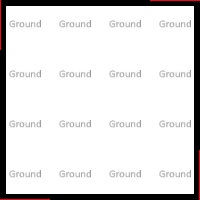

The image is a tile-based game level rendered from a .tmx file. Its description and complete source (layers, tilesets, objects, tile grids) follow:
An orthogonal 4x4 tile map with 50x50 px tiles, 2 tile layers (Ground, Walls), 1 hidden layer not drawn, 2 tilesets and 18 objects (6x Marteau, 5x Engrenage, 3x Molette).

<map version="1.5" tiledversion="1.7.2" orientation="orthogonal" renderorder="left-up" compressionlevel="0" width="4" height="4" tilewidth="50" tileheight="50" infinite="0" nextlayerid="29" nextobjectid="133">
 <properties>
  <property name="NoAgents" type="bool" value="false" />
  <property name="NoSpawning" type="bool" value="false" />
 </properties>
 <tileset firstgid="1" source="../../_Tiled/Master.tsx" />
 <tileset firstgid="34" source="../../_Tiled/Deco.tsx" />
 <group id="5" name="Floor 0">
  <properties>
   <property name="Height" type="float" value="2.5" />
  </properties>
  <layer id="1" name="Ground" width="4" height="4">
   <properties>
    <property name="Materials" value="[ground]" />
    <property name="Walkable" type="bool" value="true" />
   </properties>
   <data encoding="csv">
4,4,4,4,
4,4,4,4,
4,4,4,4,
4,4,4,4
</data>
  </layer>
  <layer id="28" name="Ceiling" width="4" height="4" visible="0">
   <properties>
    <property name="AtCeiling" type="bool" value="true" />
    <property name="Materials" value="[ceiling]" />
   </properties>
   <data encoding="csv">
3,3,3,3,
3,3,3,3,
3,3,3,3,
3,3,3,3
</data>
  </layer>
  <layer id="3" name="Walls" width="4" height="4">
   <properties>
    <property name="ConnectToCeiling" type="bool" value="true" />
    <property name="Materials" value="[walls]" />
   </properties>
   <data encoding="csv">
2684354566,3221225477,3221225477,3221225478,
2684354565,0,0,1610612741,
2684354565,0,0,1610612741,
6,5,5,1610612742
</data>
  </layer>
  <objectgroup id="4" name="Transitions">
   <object id="66" gid="1073741832" x="150" y="100" width="50" height="50" rotation="180">
    <properties>
     <property name="TargetZone" value="[exit]" />
    </properties>
   </object>
  </objectgroup>
  <objectgroup id="27" name="Objects">
   <object id="80" gid="14" x="50" y="100" width="50" height="50">
    <properties>
     <property name="Orientation" value="Bottom" />
     <property name="Z" type="int" value="3" />
    </properties>
   </object>
   <object id="81" gid="14" x="100" y="100" width="50" height="50">
    <properties>
     <property name="Orientation" value="Bottom" />
     <property name="Z" type="int" value="3" />
    </properties>
   </object>
   <object id="82" gid="14" x="150" y="100" width="50" height="50">
    <properties>
     <property name="Orientation" value="Bottom" />
     <property name="Z" type="int" value="3" />
    </properties>
   </object>
   <object id="97" type="Engrenage" gid="40" x="0" y="150" width="50" height="50">
    <properties>
     <property name="Variable" value="whs" />
    </properties>
   </object>
   <object id="120" type="Molette" gid="40" x="150" y="150" width="50" height="50">
    <properties>
     <property name="Variable" value="whs" />
    </properties>
   </object>
   <object id="121" type="Engrenage" gid="40" x="100" y="200" width="50" height="50">
    <properties>
     <property name="Variable" value="whs" />
    </properties>
   </object>
   <object id="122" type="Molette" gid="40" x="50" y="150" width="50" height="50">
    <properties>
     <property name="Variable" value="whs" />
    </properties>
   </object>
   <object id="123" type="Marteau" gid="40" x="0" y="200" width="50" height="50">
    <properties>
     <property name="Variable" value="whs" />
    </properties>
   </object>
   <object id="124" type="Engrenage" gid="40" x="50" y="200" width="50" height="50">
    <properties>
     <property name="Variable" value="whs" />
    </properties>
   </object>
   <object id="125" type="Engrenage" gid="40" x="50" y="50" width="50" height="50">
    <properties>
     <property name="Variable" value="whs" />
    </properties>
   </object>
   <object id="126" type="Marteau" gid="40" x="50" y="100" width="50" height="50">
    <properties>
     <property name="Variable" value="whs" />
    </properties>
   </object>
   <object id="127" type="Engrenage" gid="40" x="150" y="200" width="50" height="50">
    <properties>
     <property name="Variable" value="whs" />
    </properties>
   </object>
   <object id="128" type="Molette" gid="40" x="100" y="50" width="50" height="50">
    <properties>
     <property name="Variable" value="whs" />
    </properties>
   </object>
   <object id="129" type="Marteau" gid="40" x="0" y="100" width="50" height="50">
    <properties>
     <property name="Variable" value="whs" />
    </properties>
   </object>
   <object id="130" type="Marteau" gid="40" x="150" y="50" width="50" height="50">
    <properties>
     <property name="Variable" value="whs" />
    </properties>
   </object>
   <object id="131" type="Marteau" gid="40" x="10.25" y="49.75" width="50" height="50">
    <properties>
     <property name="Variable" value="whs" />
    </properties>
   </object>
   <object id="132" type="Marteau" gid="40" x="100" y="100" width="50" height="50">
    <properties>
     <property name="Variable" value="whs" />
    </properties>
   </object>
  </objectgroup>
 </group>
</map>
